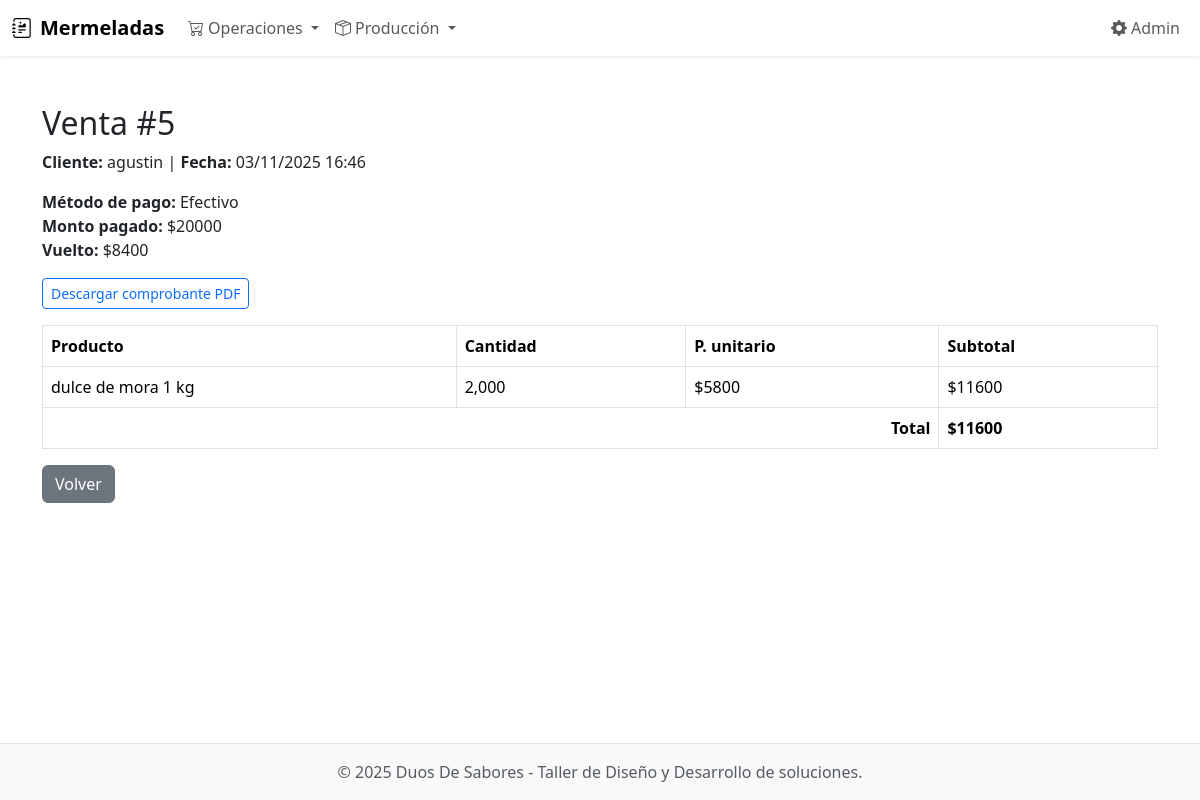
Screenshot of /ventas/5/ with the database file from the repository.
### ventas/models.py (models this page shows, shortened)
class Sale(models.Model):
    cliente = models.ForeignKey(Client, on_delete=models.PROTECT, null=True, blank=True)
    fecha = models.DateTimeField(auto_now_add=True)
    total = models.IntegerField(default=0)
    metodo_pago = models.CharField(max_length=20, choices=PAYMENT_CHOICES, default="EFECTIVO")
    monto_pagado = models.IntegerField(null=True, blank=True, validators=[MinValueValidator(0)])
    cambio = models.IntegerField(default=0)
    class Meta:
        verbose_name = "Venta"
        verbose_name_plural = "Ventas"
        ordering = ["-fecha"]

class Client(models.Model):
    nombre = models.CharField(max_length=150)
    email = models.EmailField(blank=True, null=True)
    telefono = models.CharField(max_length=30, blank=True, null=True)
    direccion = models.CharField(max_length=200, blank=True, null=True)
    class Meta:
        verbose_name = "Cliente"
        verbose_name_plural = "Clientes"
    def __str__(self):
        return self.nombre

class SaleItem(models.Model):
    venta = models.ForeignKey(Sale, related_name="items", on_delete=models.CASCADE)
    producto = models.ForeignKey(Product, on_delete=models.PROTECT)
    cantidad = models.DecimalField(max_digits=12, decimal_places=3)
    precio_unitario = models.IntegerField(validators=[MinValueValidator(0)])
    subtotal = models.IntegerField(default=0)
    class Meta:
        verbose_name = "Ítem de Venta"
        verbose_name_plural = "Ítems de Venta"

class Product(models.Model):
    nombre = models.CharField(max_length=150)
    categoria = models.ForeignKey(Category, on_delete=models.SET_NULL, null=True, blank=True)
    unidad = models.CharField(max_length=2, choices=UNIT_CHOICES, default="un")
    precio_unitario = models.IntegerField(validators=[MinValueValidator(0)], help_text="Precio de venta por unidad (CLP entero)")
    stock = models.IntegerField(default=0, help_text="Stock disponible en unidades enteras")
    activo = models.BooleanField(default=True)
    class Meta:
        verbose_name = "Producto"
        verbose_name_plural = "Productos"
    def __str__(self):
        return self.nombre

### ventas/views.py (the view)
# urls.py: path('ventas/<int:pk>/', views.venta_detalle, name='venta_detail'),
def venta_detalle(request, pk):
    venta = get_object_or_404(Sale, pk=pk)
    return render(request, "ventas/detail.html", {"venta": venta})

### templates/ventas/detail.html (shortened to what this page needs)
{% extends 'base.html' %}
{% block content %}
<h2>Venta #{{ venta.pk }}</h2>
<p>
  <strong>Cliente:</strong> {{ venta.cliente|default:"Sin cliente" }} |
  <strong>Fecha:</strong> {{ venta.fecha|date:"d/m/Y H:i" }}
</p>
<p>
  <strong>Método de pago:</strong> {{ venta.get_metodo_pago_display }}<br>
  {% if venta.metodo_pago == "EFECTIVO" %}
    <strong>Monto pagado:</strong> ${{ venta.monto_pagado }}<br>
    <strong>Vuelto:</strong> ${{ venta.cambio }}
  {% endif %}
</p>
<p><a class="btn btn-sm btn-outline-primary" href="{% url 'venta_pdf' venta.pk %}" target="_blank">Descargar comprobante PDF</a></p>
<table class="table table-bordered">
  <thead><tr><th>Producto</th><th>Cantidad</th><th>P. unitario</th><th>Subtotal</th></tr></thead>
  <tbody>
  {% for i in venta.items.all %}
    <tr>
      <td>{{ i.producto }}</td>
      <td>{{ i.cantidad }}</td>
      <td>${{ i.precio_unitario }}</td>
      <td>${{ i.subtotal }}</td>
    </tr>
  {% endfor %}
  <tr>
    <th colspan="3" class="text-end">Total</th>
    <th>${{ venta.total }}</th>
  </tr>
  </tbody>
</table>
<a href="{% url 'ventas_list' %}" class="btn btn-secondary">Volver</a>
{% endblock %}

### rows the page displays
Sale: pk "5", cliente "agustin", fecha "03/11/2025 16:46", metodo_pago "Efectivo", monto_pagado "20000", cambio "8400", total "11600"
SaleItem: producto "dulce de mora 1 kg", cantidad "2,000", precio_unitario "5800", subtotal "11600"
